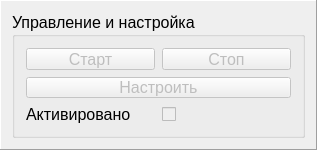
<?xml version="1.0" encoding="UTF-8"?>
<ui version="4.0">
 <class>FrmOnlineControlDevice</class>
 <widget class="QFrame" name="FrmOnlineControlDevice">
  <property name="geometry">
   <rect>
    <x>0</x>
    <y>0</y>
    <width>317</width>
    <height>150</height>
   </rect>
  </property>
  <property name="windowTitle">
   <string>Frame</string>
  </property>
  <property name="frameShape">
   <enum>QFrame::Shape::Panel</enum>
  </property>
  <property name="frameShadow">
   <enum>QFrame::Shadow::Raised</enum>
  </property>
  <layout class="QGridLayout" name="gridLayout">
   <item row="1" column="0">
    <widget class="QGroupBox" name="groupBox">
     <property name="sizePolicy">
      <sizepolicy hsizetype="Preferred" vsizetype="Preferred">
       <horstretch>0</horstretch>
       <verstretch>0</verstretch>
      </sizepolicy>
     </property>
     <property name="minimumSize">
      <size>
       <width>100</width>
       <height>40</height>
      </size>
     </property>
     <property name="font">
      <font>
       <pointsize>12</pointsize>
      </font>
     </property>
     <property name="title">
      <string>Управление и настройка</string>
     </property>
     <layout class="QGridLayout" name="gridLayout_3">
      <property name="leftMargin">
       <number>11</number>
      </property>
      <property name="topMargin">
       <number>11</number>
      </property>
      <property name="rightMargin">
       <number>11</number>
      </property>
      <property name="bottomMargin">
       <number>11</number>
      </property>
      <property name="spacing">
       <number>7</number>
      </property>
      <item row="0" column="0">
       <layout class="QVBoxLayout" name="verticalLayout">
        <item>
         <layout class="QHBoxLayout" name="horizontalLayout_2">
          <item>
           <widget class="QPushButton" name="pushButtonStart">
            <property name="enabled">
             <bool>false</bool>
            </property>
            <property name="font">
             <font>
              <pointsize>12</pointsize>
             </font>
            </property>
            <property name="text">
             <string>Старт</string>
            </property>
           </widget>
          </item>
          <item>
           <widget class="QPushButton" name="pushButtonStop">
            <property name="enabled">
             <bool>false</bool>
            </property>
            <property name="font">
             <font>
              <pointsize>12</pointsize>
             </font>
            </property>
            <property name="text">
             <string>Стоп</string>
            </property>
           </widget>
          </item>
         </layout>
        </item>
        <item>
         <layout class="QVBoxLayout" name="verticalLayout_4">
          <item>
           <widget class="QPushButton" name="pushButtonConfig">
            <property name="enabled">
             <bool>false</bool>
            </property>
            <property name="font">
             <font>
              <pointsize>12</pointsize>
             </font>
            </property>
            <property name="text">
             <string>Настроить</string>
            </property>
           </widget>
          </item>
         </layout>
        </item>
        <item>
         <layout class="QGridLayout" name="gridLayout_2">
          <item row="0" column="0">
           <widget class="QLabel" name="labelActivated">
            <property name="font">
             <font>
              <pointsize>12</pointsize>
             </font>
            </property>
            <property name="text">
             <string>Активировано</string>
            </property>
           </widget>
          </item>
          <item row="0" column="1">
           <widget class="QCheckBox" name="checkBoxActivated">
            <property name="enabled">
             <bool>false</bool>
            </property>
            <property name="font">
             <font>
              <pointsize>12</pointsize>
             </font>
            </property>
            <property name="text">
             <string/>
            </property>
           </widget>
          </item>
         </layout>
        </item>
       </layout>
      </item>
     </layout>
    </widget>
   </item>
  </layout>
 </widget>
 <resources/>
 <connections/>
</ui>
